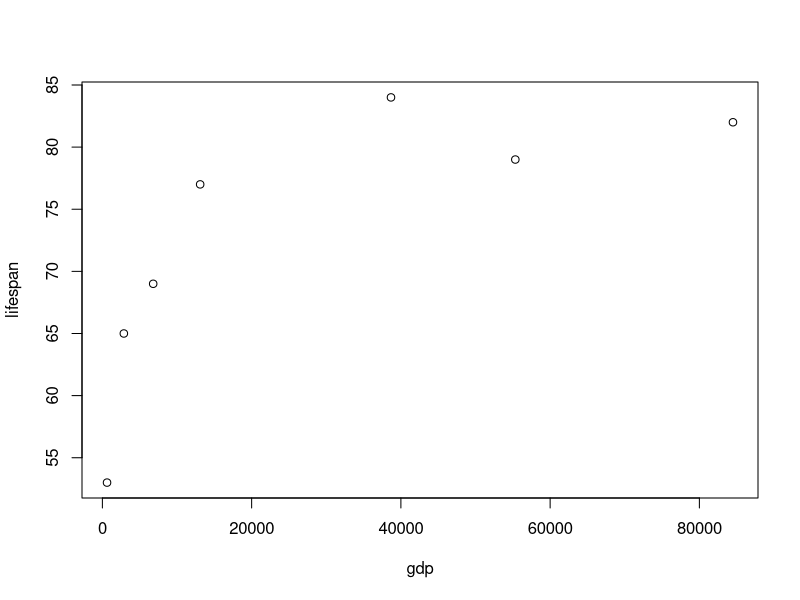
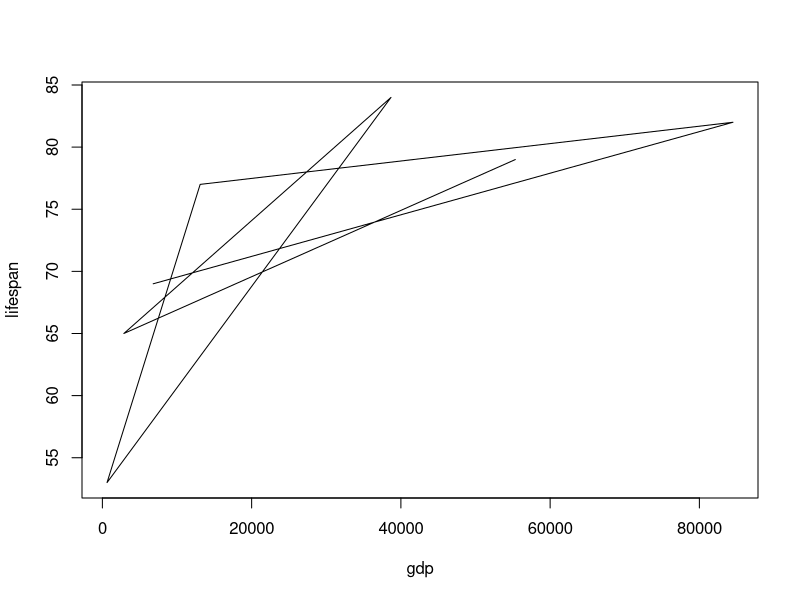
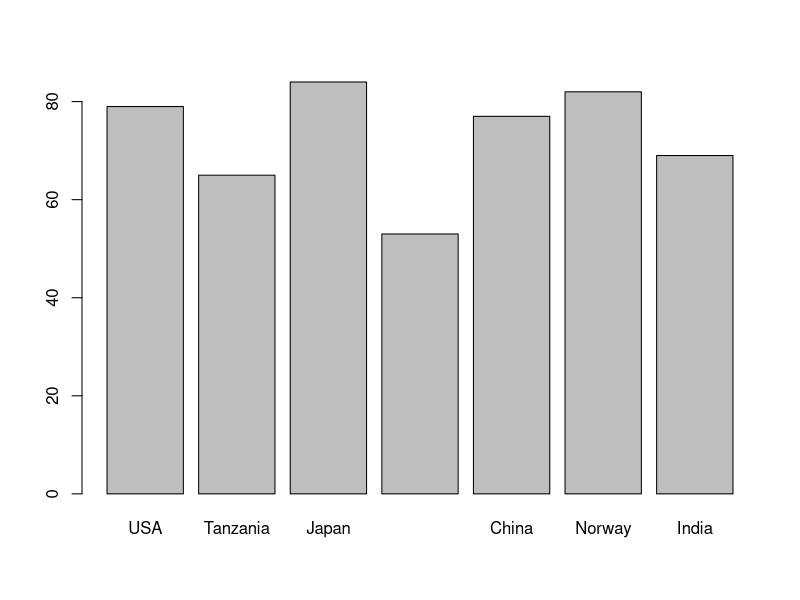
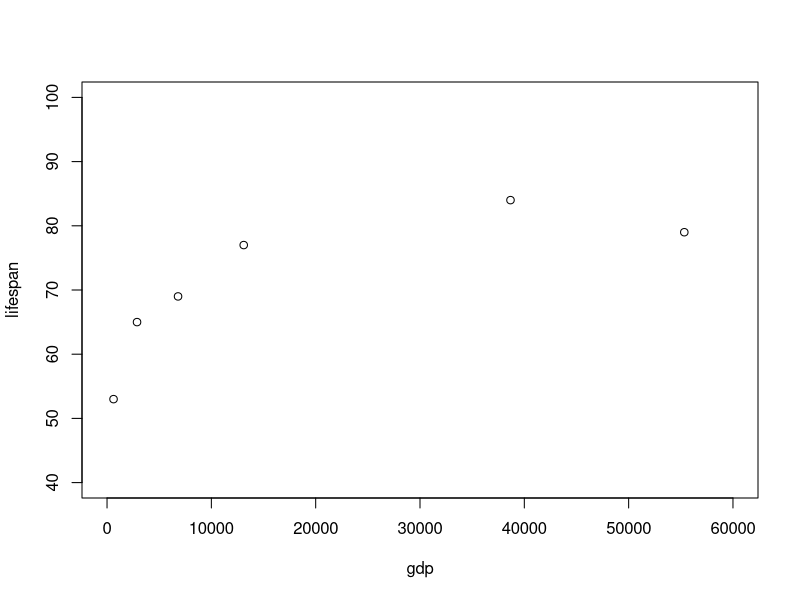
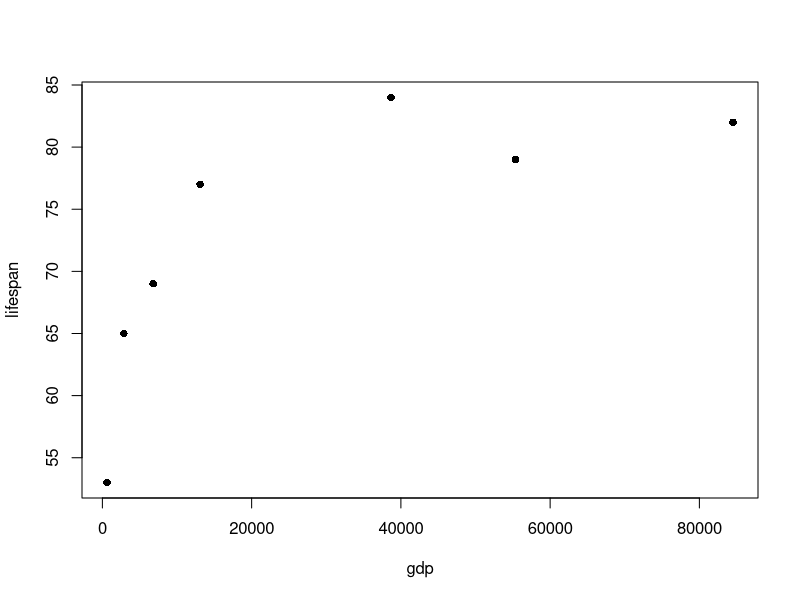
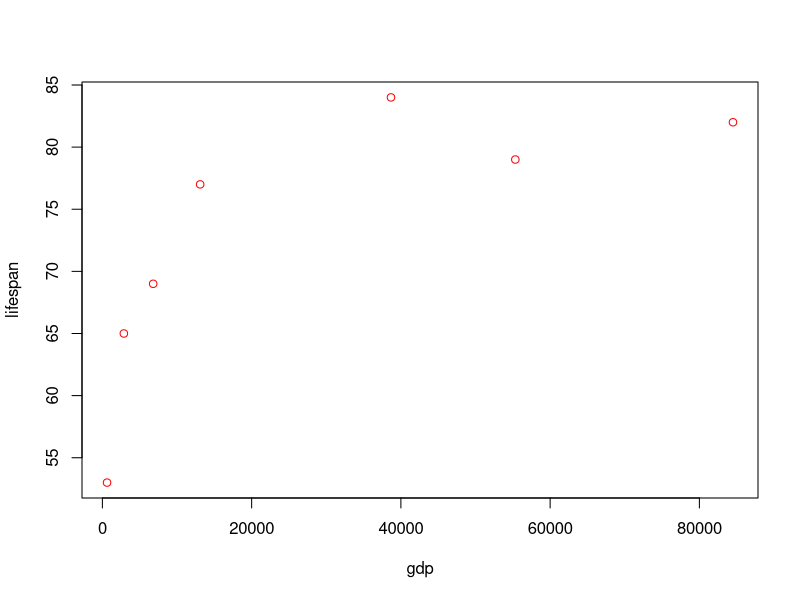
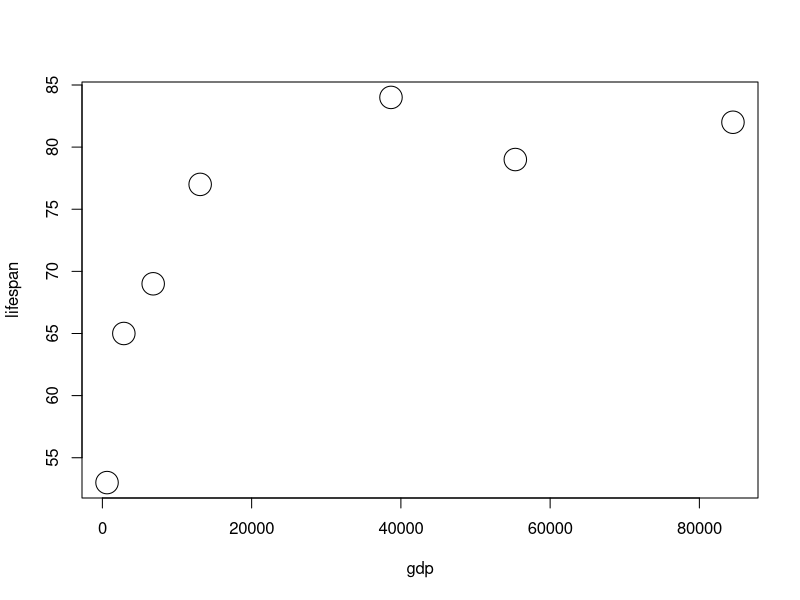
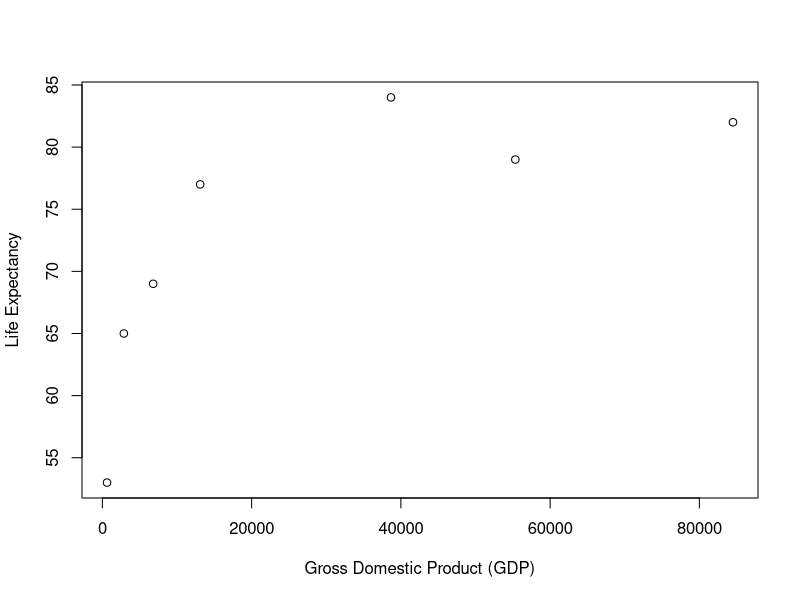

Generate these figures, in order, with R:
## ---- chunk 1
country <- c("USA","Tanzania","Japan","Ctr. Africa Rep.","China","Norway","India")
lifespan <- c(79,65,84,53,77,82,69)
gdp <- c(55335,2875,38674,623,13102,84500,6807)
## ---- chunk 2
plot(lifespan ~ gdp)
## ---- chunk 3
plot(lifespan ~ gdp, type="l")
## ---- chunk 4
barplot(height=lifespan,names.arg=country)
## ---- chunk 5
plot(lifespan ~ gdp,xlim=c(0,60000),ylim=c(40,100))
## ---- chunk 6
plot(lifespan ~ gdp,pch=16)
## ---- chunk 7
plot(lifespan ~ gdp,col="red")
## ---- chunk 8
plot(lifespan ~ gdp,cex=3)
## ---- chunk 9
plot(lifespan ~ gdp, xlab="Gross Domestic Product (GDP)",ylab="Life Expectancy")
## ---- chunk 10
plot(lifespan ~ gdp,cex.axis=.5)
## ---- chunk 11
plot(lifespan ~ gdp,cex.lab=.5)
## ---- chunk 12
par(mar=c(5,5,0.5,0.5))
plot(lifespan ~ gdp)
## ---- chunk 13
par(mfrow=c(1,2))
plot(lifespan ~ gdp,col="red",pch=16)
plot(lifespan ~ gdp,col="blue",pch=16)
## ---- chunk 14
par(mfrow=c(1,1))
## ---- chunk 15
par(mfrow=c(1,2))
plot(lifespan ~ gdp,type="b")
plot(lifespan ~ gdp,type="o")
par(mfrow=c(1,1))
## ---- chunk 16
plot(lifespan ~ gdp,log="x")
## ---- chunk 17
df <- data.frame(country,lifespan,gdp)
df
## ---- chunk 18
plot(lifespan ~ gdp, data=df)
## ---- chunk 19
plot(df$lifespan ~ df$gdp)
abline(h=75)
## ---- chunk 20
plot(df$lifespan ~ df$gdp)
abline(v=c(25000,35000),lty=3)
## ---- chunk 21
plot(df$lifespan ~ df$gdp)
text(x=30000,y=75,labels="My text went here")
## ---- chunk 22
plot(df$lifespan ~ df$gdp)
points(x=df$gdp[5],y=df$lifespan[5],col="red",pch=16,cex=1.5)
## ---- chunk 23
# First
# create a vector of colors the length of vector `lifespan`
cols <- rep("grey",times=length(lifespan)) 
cols

# Second
change_these <- which(lifespan > 75) 
change_these # these are the elements that we want to highlight
cols[change_these] <- "red"  # change the color for these elements 

# Third
plot(lifespan ~ gdp,pch=16,col=cols,log="x")
## ---- chunk 24
# 1. Stage a blank canvas
par(mar=c(4.5,4.5,1,1))
plot(1,type="n",axes=FALSE,ann=FALSE,xlim=c(0,100000),ylim=c(40,100))

# 2. Add axes
axis(1,at=c(0,20000,40000,60000,80000,100000),
     labels=c("$0", "$20","$40","$60","$80","$100"))
axis(2,at=seq(40,100,by=10),las=2)

# 3. Add axis titles
title(xlab="Gross Domestic Product (GDP, in thousands) per Capita ",cex.lab=.9)
title(ylab="Average Life Expectancy",cex.lab=.9)

# 4. Add reference lines
abline(h=70,v=50000,lty=3,col="grey")

# 5. Add data
points(x=gdp,y=lifespan,pch=16,col="firebrick")

# 6. Add text
text(x=gdp[6],y=lifespan[6],labels="Norway",pos=3)
